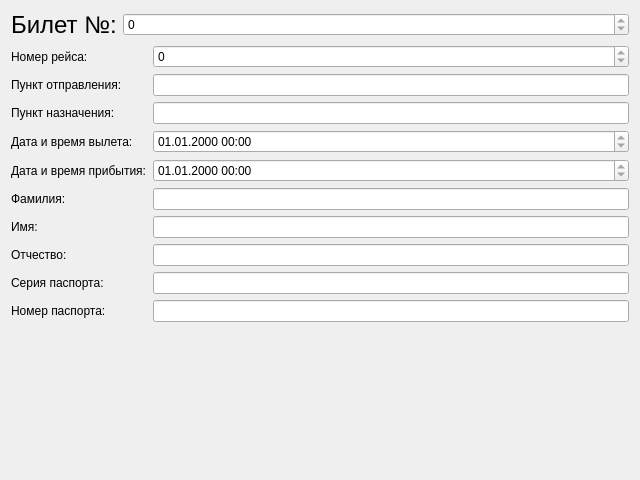
<?xml version="1.0" encoding="UTF-8"?>
<ui version="4.0">
 <class>TicketDialog</class>
 <widget class="QDialog" name="TicketDialog">
  <property name="geometry">
   <rect>
    <x>0</x>
    <y>0</y>
    <width>640</width>
    <height>480</height>
   </rect>
  </property>
  <property name="windowTitle">
   <string>Dialog</string>
  </property>
  <layout class="QVBoxLayout" name="verticalLayout">
   <item>
    <layout class="QHBoxLayout" name="horizontalLayout">
     <item>
      <widget class="QLabel" name="titleLabel">
       <property name="font">
        <font>
         <pointsize>18</pointsize>
        </font>
       </property>
       <property name="text">
        <string>Билет №:</string>
       </property>
      </widget>
     </item>
     <item>
      <widget class="QSpinBox" name="titleLine">
       <property name="sizePolicy">
        <sizepolicy hsizetype="Expanding" vsizetype="Fixed">
         <horstretch>0</horstretch>
         <verstretch>0</verstretch>
        </sizepolicy>
       </property>
       <property name="readOnly">
        <bool>true</bool>
       </property>
       <property name="maximum">
        <number>999999999</number>
       </property>
      </widget>
     </item>
    </layout>
   </item>
   <item>
    <layout class="QFormLayout" name="formLayout">
     <item row="0" column="0">
      <widget class="QLabel" name="numberLabel">
       <property name="text">
        <string>Номер рейса:</string>
       </property>
      </widget>
     </item>
     <item row="1" column="0">
      <widget class="QLabel" name="departurePointLabel">
       <property name="text">
        <string>Пункт отправления:</string>
       </property>
      </widget>
     </item>
     <item row="2" column="0">
      <widget class="QLabel" name="arrivalPointLabel">
       <property name="text">
        <string>Пункт назначения:</string>
       </property>
      </widget>
     </item>
     <item row="3" column="0">
      <widget class="QLabel" name="dateAndTimeDepartureLabel">
       <property name="text">
        <string>Дата и время вылета:</string>
       </property>
      </widget>
     </item>
     <item row="4" column="0">
      <widget class="QLabel" name="dateAndTimeArrivalLabel">
       <property name="text">
        <string>Дата и время прибытия:</string>
       </property>
      </widget>
     </item>
     <item row="5" column="0">
      <widget class="QLabel" name="surnameLabel">
       <property name="text">
        <string>Фамилия:</string>
       </property>
      </widget>
     </item>
     <item row="6" column="0">
      <widget class="QLabel" name="nameLabel">
       <property name="text">
        <string>Имя:</string>
       </property>
      </widget>
     </item>
     <item row="7" column="0">
      <widget class="QLabel" name="midnameLabel">
       <property name="text">
        <string>Отчество:</string>
       </property>
      </widget>
     </item>
     <item row="8" column="0">
      <widget class="QLabel" name="passportSerialLabel">
       <property name="text">
        <string>Серия паспорта:</string>
       </property>
      </widget>
     </item>
     <item row="9" column="0">
      <widget class="QLabel" name="passportNumberLabel">
       <property name="text">
        <string>Номер паспорта:</string>
       </property>
      </widget>
     </item>
     <item row="1" column="1">
      <widget class="QLineEdit" name="departurePointLine">
       <property name="readOnly">
        <bool>true</bool>
       </property>
      </widget>
     </item>
     <item row="2" column="1">
      <widget class="QLineEdit" name="arrivalPointLine">
       <property name="readOnly">
        <bool>true</bool>
       </property>
      </widget>
     </item>
     <item row="5" column="1">
      <widget class="QLineEdit" name="surnameLine">
       <property name="readOnly">
        <bool>true</bool>
       </property>
      </widget>
     </item>
     <item row="6" column="1">
      <widget class="QLineEdit" name="nameLine">
       <property name="readOnly">
        <bool>true</bool>
       </property>
      </widget>
     </item>
     <item row="7" column="1">
      <widget class="QLineEdit" name="midnameLine">
       <property name="readOnly">
        <bool>true</bool>
       </property>
      </widget>
     </item>
     <item row="8" column="1">
      <widget class="QLineEdit" name="passportSerialLine">
       <property name="readOnly">
        <bool>true</bool>
       </property>
      </widget>
     </item>
     <item row="9" column="1">
      <widget class="QLineEdit" name="passportNumberLine">
       <property name="readOnly">
        <bool>true</bool>
       </property>
      </widget>
     </item>
     <item row="0" column="1">
      <widget class="QSpinBox" name="numberLine">
       <property name="readOnly">
        <bool>true</bool>
       </property>
       <property name="maximum">
        <number>999999999</number>
       </property>
      </widget>
     </item>
     <item row="3" column="1">
      <widget class="QDateTimeEdit" name="dateAndTimeDepartureLine">
       <property name="readOnly">
        <bool>true</bool>
       </property>
       <property name="displayFormat">
        <string>dd.MM.yyyy HH:mm</string>
       </property>
      </widget>
     </item>
     <item row="4" column="1">
      <widget class="QDateTimeEdit" name="dateAndTimeArrivalLine">
       <property name="readOnly">
        <bool>true</bool>
       </property>
       <property name="displayFormat">
        <string>dd.MM.yyyy HH:mm</string>
       </property>
      </widget>
     </item>
    </layout>
   </item>
  </layout>
 </widget>
 <resources/>
 <connections/>
</ui>
